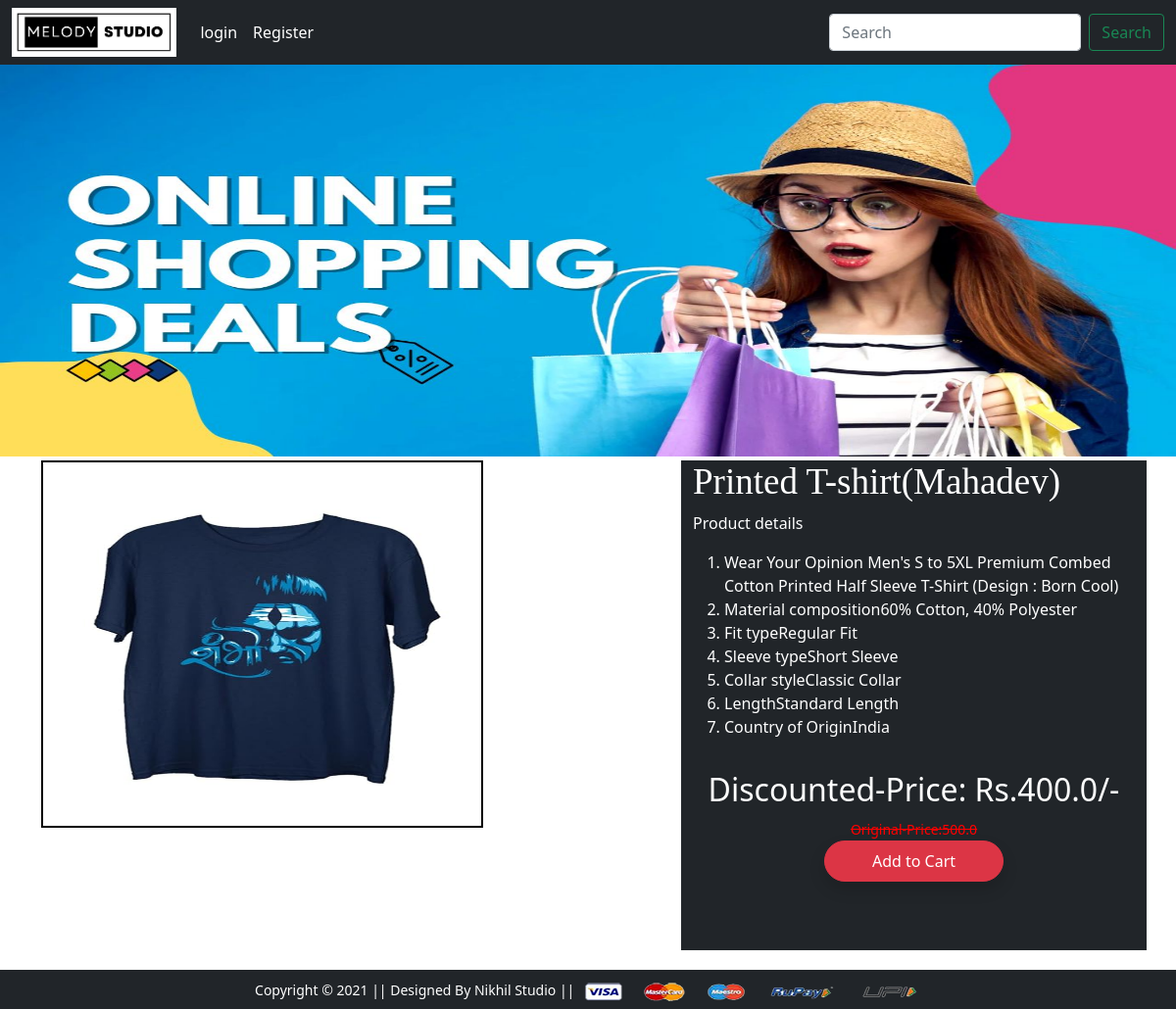
The app's page /productdetails/2 with its own data.
### melodyapp/models.py (models this page shows, shortened)
class Product(models.Model):
    title=models.CharField(max_length=100)
    selling_price=models.FloatField()
    discounted_price=models.FloatField()
    description=models.TextField()
    category=models.CharField(choices=CATEGORY_CHOICES,max_length=3)
    size=models.CharField(choices=SIZE_CHOICES,max_length=3)
    product_image=models.ImageField(upload_to='product')

### melodyapp/views.py (the view)
# urls.py: path('productdetails/<int:pk>',views.Product_details.as_view(),name="product-details"),
class Product_details(View):
    def get(self,request,pk):
       totalitem=0
       if request.user.is_authenticated:
           totalitem=len(Cart.objects.filter(user=request.user))
       product=Product.objects.get(pk=pk)
       return render(request,'product_details.html',locals())

### template/product_details.html (shortened to what this page needs)
{% extends "base.html" %}
{% load static %}
{% block banner_slider %}
<div id="carouselExampleControls" class="carousel slide" data-bs-ride="carousel" data-bs-interval="2000">
    <div class="carousel-inner">
      <div class="carousel-item active">
        <img src="{% static 'image/banner/mark.jpg' %}" class="d-block w-100" alt="..." height="400">
      </div>
    </div>
  </div>
{% endblock banner_slider %}
{% block main-content %}
    <div class="container">
        <div class="row flex justify-content-between">
            <div class="img2 col-lg-5" style="height: 500px;">
                <img src="{{product.product_image.url}}" style="border: 2px solid black;"  class="image col-xs-6 col-sm-12 col-lg-12 mt-1 text-sm-center w-100 h-75 " alt="">
            </div>
            <div class="productdetails col-lg-5 my-1 bg-dark " style="height: 500px;">
                <h1 style="font-family: Georgia; font-size: 37px;color: white;">{{product.title}}</h1>
                <p style="color: white;">
                    Product details
                    <ol type="square">
                        <li style="color: white;">{{product.description}}</li>
                        <li style="color: white;">Material composition60% Cotton, 40% Polyester</li>
                        <li style="color: white;">Fit typeRegular Fit</li>
                        <li style="color: white;">Sleeve typeShort Sleeve</li>
                        <li style="color: white;">Collar styleClassic Collar</li>
                        <li style="color: white;">LengthStandard Length</li>
                        <li style="color: white;">Country of OriginIndia</li>
                    </ol>
                </p>
                <hr>
                <h2 style="color: white;" class="text-center">Discounted-Price: Rs.{{product.discounted_price}}/-</h2>
                <div style="text-align: center;">
                    <small style="color: red;" class="fw-light text-decoration-line-through">Original-Price:{{product.selling_price}}</small>
                </div>
                <form action="/add-to-cart" class="d-inline">
                        <div style="display: flex; justify-content: center;">
                            <button type="submit" class="btn btn-danger shadow px-5 py-2" style="border-radius: 50px;">
                                     Add to Cart
                            </button>
                        </div>
                </form>
            </div>
        </div>
    </div>
{% endblock main-content %}

### records on screen
Product: product_image (picture), title "Printed T-shirt(Mahadev)", description "Wear Your Opinion Men's S to 5XL Premium Combed Cotton Printed Half Sleeve T-Shirt (Design : Born Cool)", discounted_price "400.0", selling_price "500.0"
